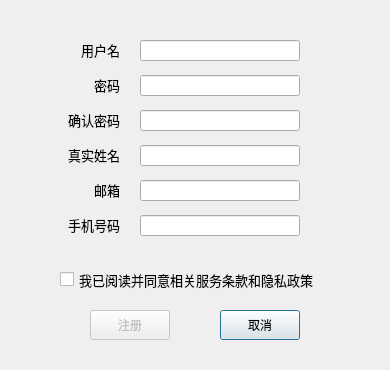
<?xml version="1.0" encoding="UTF-8"?>
<ui version="4.0">
 <class>RegDlg</class>
 <widget class="QDialog" name="RegDlg">
  <property name="geometry">
   <rect>
    <x>0</x>
    <y>0</y>
    <width>390</width>
    <height>370</height>
   </rect>
  </property>
  <property name="minimumSize">
   <size>
    <width>390</width>
    <height>370</height>
   </size>
  </property>
  <property name="maximumSize">
   <size>
    <width>390</width>
    <height>370</height>
   </size>
  </property>
  <property name="windowTitle">
   <string>Dialog</string>
  </property>
  <widget class="QPushButton" name="cancelBtn">
   <property name="geometry">
    <rect>
     <x>220</x>
     <y>310</y>
     <width>80</width>
     <height>30</height>
    </rect>
   </property>
   <property name="text">
    <string>取消</string>
   </property>
  </widget>
  <widget class="QLineEdit" name="phoneLineEdit">
   <property name="geometry">
    <rect>
     <x>140</x>
     <y>215</y>
     <width>160</width>
     <height>21</height>
    </rect>
   </property>
  </widget>
  <widget class="QLabel" name="label_5">
   <property name="geometry">
    <rect>
     <x>60</x>
     <y>180</y>
     <width>60</width>
     <height>20</height>
    </rect>
   </property>
   <property name="font">
    <font>
     <pointsize>10</pointsize>
    </font>
   </property>
   <property name="autoFillBackground">
    <bool>false</bool>
   </property>
   <property name="frameShape">
    <enum>QFrame::NoFrame</enum>
   </property>
   <property name="text">
    <string>邮箱</string>
   </property>
   <property name="alignment">
    <set>Qt::AlignRight|Qt::AlignTrailing|Qt::AlignVCenter</set>
   </property>
  </widget>
  <widget class="QLineEdit" name="usrLineEdit">
   <property name="geometry">
    <rect>
     <x>140</x>
     <y>40</y>
     <width>160</width>
     <height>21</height>
    </rect>
   </property>
   <property name="clearButtonEnabled">
    <bool>false</bool>
   </property>
  </widget>
  <widget class="QLabel" name="label_3">
   <property name="geometry">
    <rect>
     <x>60</x>
     <y>110</y>
     <width>60</width>
     <height>20</height>
    </rect>
   </property>
   <property name="font">
    <font>
     <pointsize>10</pointsize>
    </font>
   </property>
   <property name="autoFillBackground">
    <bool>false</bool>
   </property>
   <property name="frameShape">
    <enum>QFrame::NoFrame</enum>
   </property>
   <property name="text">
    <string>确认密码</string>
   </property>
   <property name="alignment">
    <set>Qt::AlignRight|Qt::AlignTrailing|Qt::AlignVCenter</set>
   </property>
  </widget>
  <widget class="QPushButton" name="regBtn">
   <property name="enabled">
    <bool>false</bool>
   </property>
   <property name="geometry">
    <rect>
     <x>90</x>
     <y>310</y>
     <width>80</width>
     <height>30</height>
    </rect>
   </property>
   <property name="text">
    <string>注册</string>
   </property>
   <property name="default">
    <bool>false</bool>
   </property>
  </widget>
  <widget class="QCheckBox" name="agreeBox">
   <property name="geometry">
    <rect>
     <x>60</x>
     <y>270</y>
     <width>259</width>
     <height>19</height>
    </rect>
   </property>
   <property name="font">
    <font>
     <pointsize>10</pointsize>
    </font>
   </property>
   <property name="text">
    <string>我已阅读并同意相关服务条款和隐私政策</string>
   </property>
  </widget>
  <widget class="QLabel" name="label_6">
   <property name="geometry">
    <rect>
     <x>60</x>
     <y>215</y>
     <width>60</width>
     <height>20</height>
    </rect>
   </property>
   <property name="font">
    <font>
     <pointsize>10</pointsize>
    </font>
   </property>
   <property name="autoFillBackground">
    <bool>false</bool>
   </property>
   <property name="frameShape">
    <enum>QFrame::NoFrame</enum>
   </property>
   <property name="text">
    <string>手机号码</string>
   </property>
   <property name="alignment">
    <set>Qt::AlignRight|Qt::AlignTrailing|Qt::AlignVCenter</set>
   </property>
  </widget>
  <widget class="QLineEdit" name="nameLineEdit">
   <property name="geometry">
    <rect>
     <x>140</x>
     <y>145</y>
     <width>160</width>
     <height>21</height>
    </rect>
   </property>
  </widget>
  <widget class="QLabel" name="label_2">
   <property name="geometry">
    <rect>
     <x>60</x>
     <y>75</y>
     <width>60</width>
     <height>20</height>
    </rect>
   </property>
   <property name="font">
    <font>
     <pointsize>10</pointsize>
    </font>
   </property>
   <property name="autoFillBackground">
    <bool>false</bool>
   </property>
   <property name="frameShape">
    <enum>QFrame::NoFrame</enum>
   </property>
   <property name="text">
    <string>密码</string>
   </property>
   <property name="alignment">
    <set>Qt::AlignRight|Qt::AlignTrailing|Qt::AlignVCenter</set>
   </property>
  </widget>
  <widget class="QLabel" name="label_4">
   <property name="geometry">
    <rect>
     <x>60</x>
     <y>145</y>
     <width>60</width>
     <height>20</height>
    </rect>
   </property>
   <property name="font">
    <font>
     <pointsize>10</pointsize>
    </font>
   </property>
   <property name="autoFillBackground">
    <bool>false</bool>
   </property>
   <property name="frameShape">
    <enum>QFrame::NoFrame</enum>
   </property>
   <property name="text">
    <string>真实姓名</string>
   </property>
   <property name="alignment">
    <set>Qt::AlignRight|Qt::AlignTrailing|Qt::AlignVCenter</set>
   </property>
  </widget>
  <widget class="QLabel" name="label">
   <property name="geometry">
    <rect>
     <x>60</x>
     <y>40</y>
     <width>60</width>
     <height>20</height>
    </rect>
   </property>
   <property name="font">
    <font>
     <pointsize>10</pointsize>
    </font>
   </property>
   <property name="autoFillBackground">
    <bool>false</bool>
   </property>
   <property name="frameShape">
    <enum>QFrame::NoFrame</enum>
   </property>
   <property name="text">
    <string>用户名</string>
   </property>
   <property name="alignment">
    <set>Qt::AlignRight|Qt::AlignTrailing|Qt::AlignVCenter</set>
   </property>
  </widget>
  <widget class="QLineEdit" name="pwd2LienEdit">
   <property name="geometry">
    <rect>
     <x>140</x>
     <y>110</y>
     <width>160</width>
     <height>21</height>
    </rect>
   </property>
   <property name="echoMode">
    <enum>QLineEdit::Password</enum>
   </property>
  </widget>
  <widget class="QLineEdit" name="pwdLineEdit">
   <property name="geometry">
    <rect>
     <x>140</x>
     <y>75</y>
     <width>160</width>
     <height>21</height>
    </rect>
   </property>
   <property name="echoMode">
    <enum>QLineEdit::Password</enum>
   </property>
  </widget>
  <widget class="QLineEdit" name="emailLineEdit">
   <property name="geometry">
    <rect>
     <x>140</x>
     <y>180</y>
     <width>160</width>
     <height>21</height>
    </rect>
   </property>
  </widget>
  <zorder>cancelBtn</zorder>
  <zorder>formLayoutWidget</zorder>
  <zorder>emailLineEdit</zorder>
 </widget>
 <resources/>
 <connections>
  <connection>
   <sender>cancelBtn</sender>
   <signal>clicked()</signal>
   <receiver>RegDlg</receiver>
   <slot>close()</slot>
   <hints>
    <hint type="sourcelabel">
     <x>269</x>
     <y>334</y>
    </hint>
    <hint type="destinationlabel">
     <x>337</x>
     <y>295</y>
    </hint>
   </hints>
  </connection>
  <connection>
   <sender>agreeBox</sender>
   <signal>clicked(bool)</signal>
   <receiver>regBtn</receiver>
   <slot>setEnabled(bool)</slot>
   <hints>
    <hint type="sourcelabel">
     <x>119</x>
     <y>284</y>
    </hint>
    <hint type="destinationlabel">
     <x>117</x>
     <y>321</y>
    </hint>
   </hints>
  </connection>
 </connections>
</ui>
